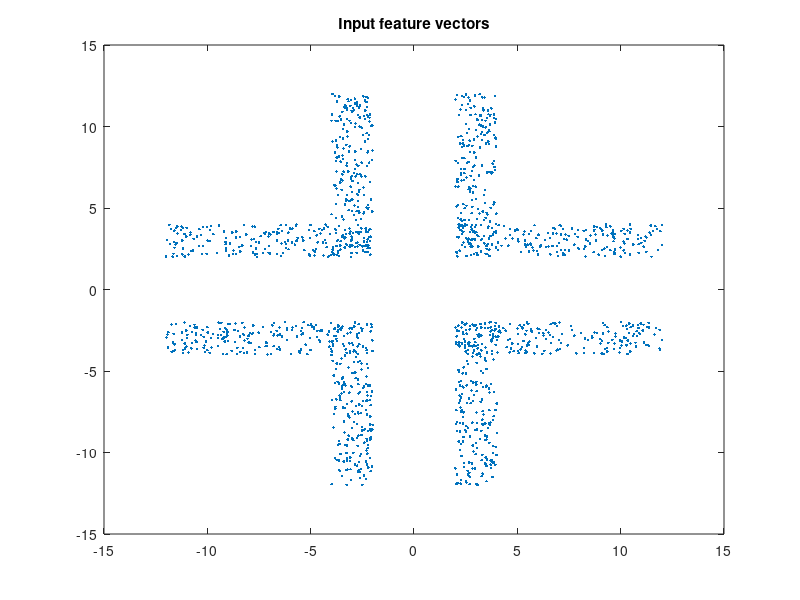

This figure's MATLAB source: (Note: this script raises an error after producing the figure.)
% Shahabeddin Sotudian
clc;
clear all;
close all;

% ----------------------------------------------------------------------

load Data_Cross.mat;
Xin = Data_Cross;

% ----------------------------------------------------------------------
% Plot input feature vectors
figure; plot(Xin(:,1),Xin(:,2),'.')
title ('Input feature vectors');

% ----------------------------------------------------------------------
% Number of clusters => nC
nC =4 ;

% ----------------------------------------------------------------------
% Options
m = 2.0;
eta = 4.0;
Cf=0.5;
Cp=0.5;
% Initial weights for PFCM
[V,U] = fcm(Xin,nC);
K=1;
w = FindWeights (Xin, U, V, m, K);
% ----------------------------------------------------------------------
% PFCM
[V,U,T,E,Objective_Function_PFCM,Objective_Function_FCM,Objective_Function_PCM] =PFCM_clustering (Xin,nC,m,eta,Cf,Cp,w);

V_FPCM = V
U_FPCM = U;
T_FPCM = T;

% ----------------------------------------------------------------------

% ----------------------------------------------------------------------
% Plot termination measure values
figure;
plot(E);
title ('Termination measure (PFCM)');
xlabel ('Iteration num.');
ylabel ('Termination measure value');

% ----------------------------------------------------------------------
cMarker = ['+' 'o' '*' '.' 'x' 's' 'd' '^' 'v' '>' '<' 'p' 'h'];
cColor =  ['r' 'g' 'b' 'm' 'c' 'y' 'k' 'r' 'g' 'b' 'm' 'c'  'y'    ];

% ----------------------------------------------------------------------
% Plot clustered feature vectors
figure;
maxU = max(U);
for c = 1:nC
    index_c = find(U(c, :) == maxU);

    line(Xin(index_c, 1), Xin(index_c, 2), 'linestyle',...
        'none','marker', cMarker(4), 'color', cColor(c));
    
    hold on
    plot(V(c,1),V(c,2),['k' cMarker(c)],'markersize',9,'LineWidth',2)
end
title ('Clustered feature vectors (PFCM)');


% ----------------------------------------------------------------------
% Plot membership functions
figure; hold on;
subplot (nC, 1, 1)
plot (U(1, :), cColor(1))
title ('Membership functions (PFCM)');
for c = 2:nC
    subplot (nC, 1, c)
    plot (U(c, :), cColor(c))
end

